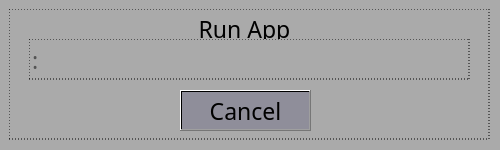
<?xml version="1.0" encoding="UTF-8"?>
<ui version="4.0">
 <class>MainWindow</class>
 <widget class="QMainWindow" name="MainWindow">
  <property name="geometry">
   <rect>
    <x>0</x>
    <y>0</y>
    <width>500</width>
    <height>150</height>
   </rect>
  </property>
  <property name="cursor">
   <cursorShape>ArrowCursor</cursorShape>
  </property>
  <property name="windowTitle">
   <string>Run App</string>
  </property>
  <property name="windowIcon">
   <iconset resource="Resources.qrc">
    <normaloff>:/Img/logoFinal.png</normaloff>:/Img/logoFinal.png</iconset>
  </property>
  <property name="styleSheet">
   <string notr="true">background-color: rgb(170, 170, 170);
color: rgb(0, 0, 0);</string>
  </property>
  <widget class="QWidget" name="centralwidget">
   <widget class="QGroupBox" name="groupBox">
    <property name="geometry">
     <rect>
      <x>9</x>
      <y>9</y>
      <width>481</width>
      <height>131</height>
     </rect>
    </property>
    <property name="styleSheet">
     <string notr="true">border: 1px dashed;</string>
    </property>
    <property name="title">
     <string/>
    </property>
    <widget class="QLabel" name="label">
     <property name="geometry">
      <rect>
       <x>20</x>
       <y>10</y>
       <width>431</width>
       <height>20</height>
      </rect>
     </property>
     <property name="font">
      <font>
       <family>Terminus (TTF)</family>
       <pointsize>17</pointsize>
      </font>
     </property>
     <property name="styleSheet">
      <string notr="true">border: 0px dashed;</string>
     </property>
     <property name="text">
      <string>Run App</string>
     </property>
     <property name="alignment">
      <set>Qt::AlignmentFlag::AlignCenter</set>
     </property>
    </widget>
    <widget class="QLineEdit" name="lineEdit">
     <property name="geometry">
      <rect>
       <x>20</x>
       <y>30</y>
       <width>441</width>
       <height>41</height>
      </rect>
     </property>
     <property name="font">
      <font>
       <family>Terminus (TTF)</family>
       <pointsize>17</pointsize>
      </font>
     </property>
     <property name="text">
      <string/>
     </property>
     <property name="placeholderText">
      <string>:</string>
     </property>
    </widget>
   </widget>
   <widget class="QPushButton" name="pushButton">
    <property name="geometry">
     <rect>
      <x>180</x>
      <y>90</y>
      <width>131</width>
      <height>41</height>
     </rect>
    </property>
    <property name="font">
     <font>
      <family>Terminus (TTF)</family>
      <pointsize>17</pointsize>
     </font>
    </property>
    <property name="cursor">
     <cursorShape>ArrowCursor</cursorShape>
    </property>
    <property name="styleSheet">
     <string notr="true">background-color: qlineargradient(spread:pad, x1:0, y1:0, x2:1, y2:1, stop:0 rgba(143, 142, 154, 255), stop:1 rgba(143, 142, 154, 255));</string>
    </property>
    <property name="text">
     <string>Cancel</string>
    </property>
   </widget>
  </widget>
 </widget>
 <resources>
  <include location="Resources.qrc"/>
 </resources>
 <connections/>
</ui>
